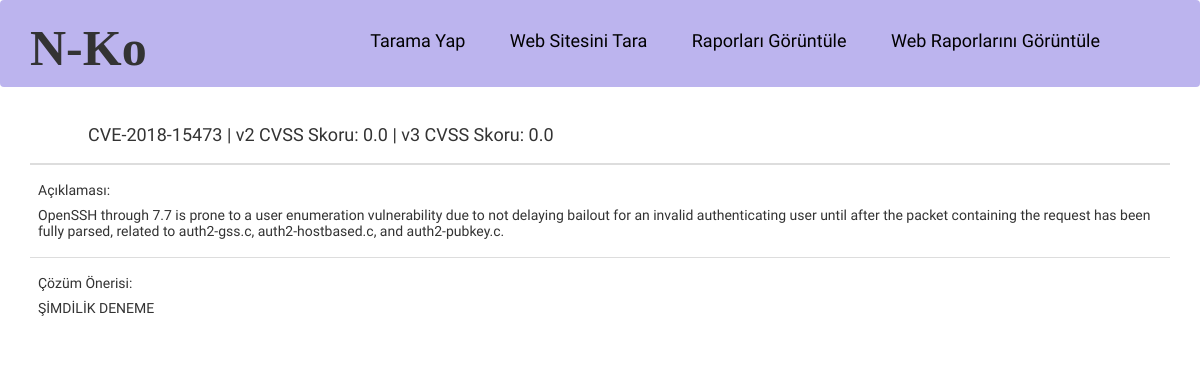
The page /cve/detail/CVE-2018-15473 on the database as committed earlier.
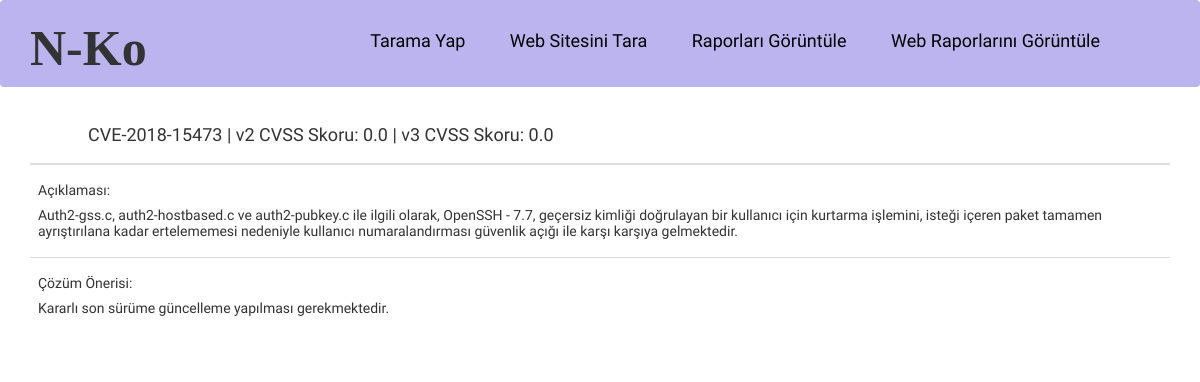
The same page on the database as committed later.
### scannetwork/models.py (models this page shows)
class Vulnerability(models.Model):
    vulnerability = models.CharField(max_length=200, verbose_name="vulnerability")
    description = models.TextField(verbose_name="description")
    solution = models.TextField(verbose_name="solution")
    cvss_score_v2 = models.FloatField(verbose_name="cvss_score_v2", null=True, blank=True, default=None)
    cvss_score_v3 = models.FloatField(verbose_name="cvss_score_v3", null=True, blank=True, default=None)
    impact_subscore = models.FloatField(verbose_name="impact_subscore", null=True, blank=True, default=None)
    exploitability_subscore = models.FloatField(verbose_name="exploitability_subscore", null=True, blank=True, default=None)
    risk_score = models.FloatField(verbose_name="risk_score", null=True, blank=True, default=None)
    version_id = models.ForeignKey("Version", verbose_name="version_id", on_delete=models.CASCADE)
    product_id = models.ForeignKey("Product", verbose_name="product_id", on_delete=models.CASCADE)
    service_id = models.ForeignKey("Service", verbose_name="service_id", on_delete=models.CASCADE)
    def __str__(self):
        return self.vulnerability

### scannetwork/views.py (the view)
# urls.py: path('detail/<vulnerability>', views.cve_detail, name='cve_detail'),
def cve_detail(request, vulnerability):
    cve = Vulnerability.objects.get(vulnerability=vulnerability)
    return render(request, 'templates/scannetwork/cve_detail.html', {'cve': cve})

### templates/scannetwork/cve_detail.html
{% extends 'templates/reports/base.html' %}
{% block content %}
<div class="container">
    <div class="table-responsive">
        <table class="table">
            <thead>
                <tr>
                    <th><h4>{{ cve }} | v2 CVSS Skoru: {{ cve.cvss_score_v2 }} | v3 CVSS Skoru: {{ cve.cvss_score_v3 }}</h4></th>
                </tr>
            </thead>
            <tbody>
                <tr>
                    <td><h5>Açıklaması: <p><p>{{ cve.description }}</h5></td>
                </tr>
                <tr>
                    <td><h5>Çözüm Önerisi: <p><p>{{cve.solution|linebreaks }}</h5></td>
                </tr>
            </tbody>
        </table>
    </div>
</div>
{% endblock %}

Rows that differ between the two databases and show on the page:
changed Vulnerability: description "OpenSSH through 7.7 is prone to a user enumeration vulnerability due to not delaying bailout for an invalid authenticating user until after the packet containing the request has been fully parsed, related to auth2-gss.c, auth2-hostbased.c, and auth2-pubkey.c." → "Auth2-gss.c, auth2-hostbased.c ve auth2-pubkey.c ile ilgili olarak, OpenSSH - 7.7, geçersiz kimliği doğrulayan bir kullanıcı için kurtarma işlemini, isteği içeren paket tamamen ayrıştırılana kadar ertelememesi nedeniyle kullanıcı numaralandırması güvenlik açığı ile karşı karşıya gelmektedir."; solution "ŞİMDİLİK DENEME" → "Kararlı son sürüme güncelleme yapılması gerekmektedir."
